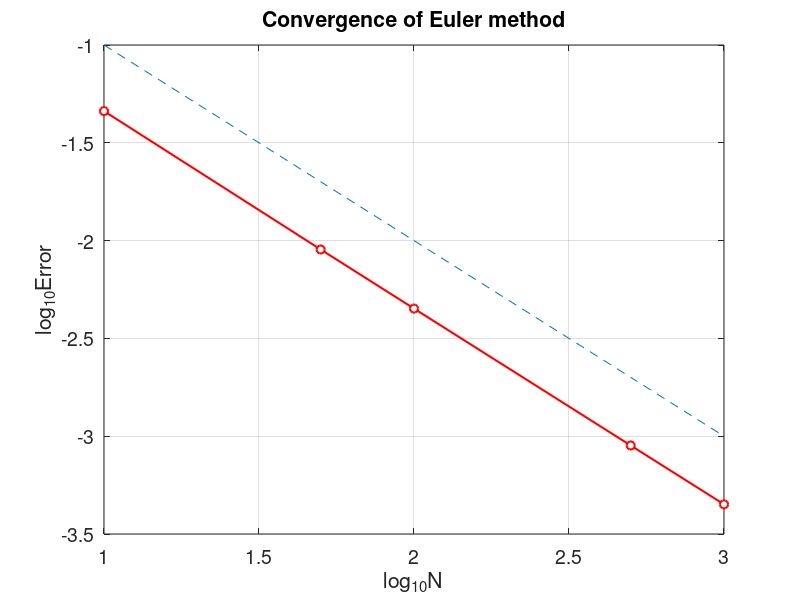

Source code (MATLAB):
% Euler1_order.m
% Euler method for the ODE model
% u'(t)=t^2+t-u, t \in [0,2] 
% Initial value : u(0)=0 ;
% Exact solution : u(t)=-exp(-t)+t^2-t+1.
clear all
Nvec=[10 50 100 500 1000];        % Number of splits
Error=[];
fun=@(t,u) t.^2+t-u;              % RHS
for k=1:length(Nvec)
    N=Nvec(k);
    h=1/N;
    x=0:h:1;                      % function interval
    u(1)=0;                       % initial value
    for i=1:N
        u(i+1)=u(i)+h.*fun(x(i),u(i));
    end
    ue=-exp(-x)+x.^2-x+1;         % exact solution
    error=max(abs(u-ue));
    Error=[Error,error];
end
plot(log10(Nvec),log10(Error),'ro-','MarkerFaceColor','w','LineWidth',1.5)
%loglog(Nvec,Error,'ro-','LineWidth',1.5)
hold on,
%loglog(Nvec, Nvec.^(-1), '--')
plot(log10(Nvec), log10(Nvec.^(-1)), '--')
grid on,
xlabel('log_{10}N','fontsize', 16), ylabel('log_{10}Error','fontsize',16)
title('Convergence of Euler method','fontsize',14)
set(gca,'fontsize',14)
for i=1:length(Nvec)-1     % computating convergence order
    order(i)=-log(Error(i)/Error(i+1))/(log(Nvec(i)/Nvec(i+1)));
end
Error
order
